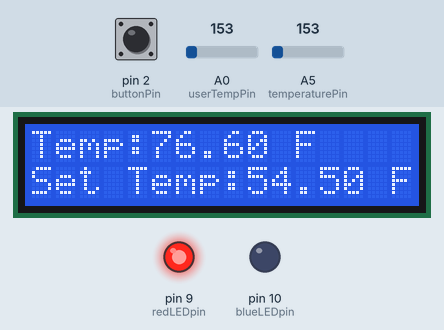
Recording of a sketch running on a simulated Arduino Uno, built with avr-gcc and run on an emulated ATmega328P. Parts: 16×2 character LCD, output pins drawn as LEDs (lit = HIGH). The inputs (shaded band) are chosen by the test bench; at power-on: pin 2 (buttonPin) LOW, A5 (temperaturePin) = 153, A0 (userTempPin) = 153.

Above: at 1.2 s.
1.3 s: pin 2 (buttonPin) pulled HIGH for 1.25 s
At 2.9 s:
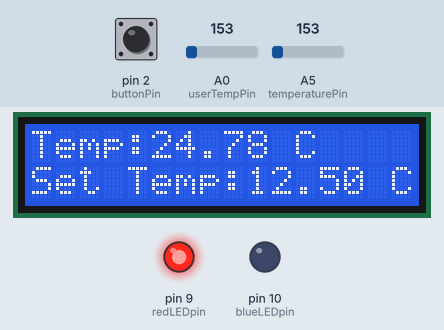
4.0 s: A5 (temperaturePin) set to 114
At 5.0 s:
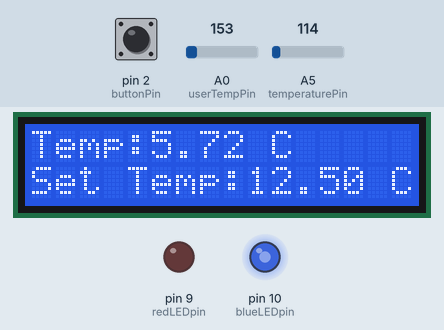
5.5 s: A0 (userTempPin) set to 221
At 7.0 s:
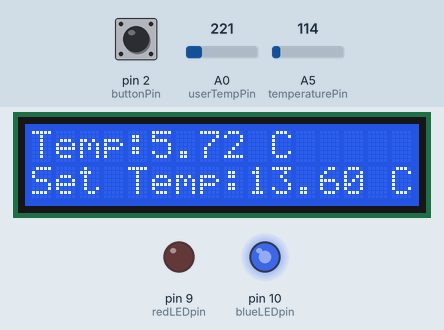
7.6 s: pin 2 (buttonPin) pulled HIGH for 1.25 s
At 9.1 s:
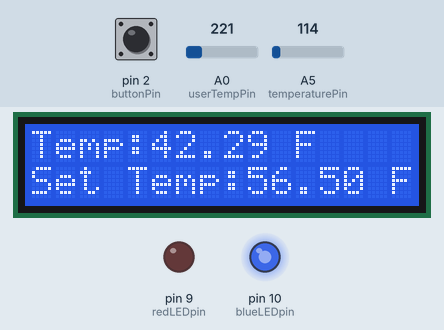
10.3 s: A0 (userTempPin) set to 191
At 12.2 s:
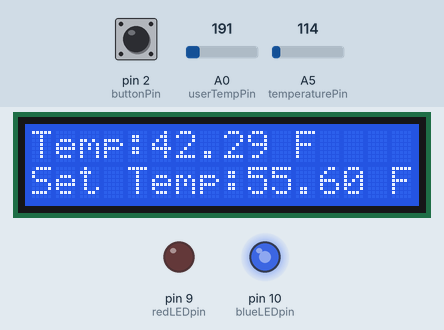
12.6 s: A5 (temperaturePin) set to 133
At 14.3 s:
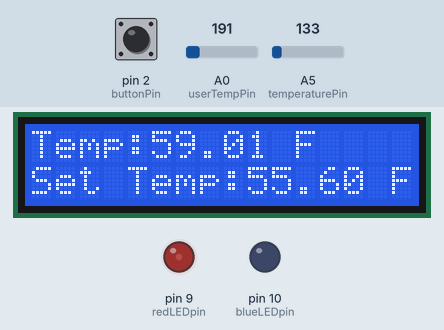
Timing chart, 0 to 15.6 s (numbered marks = the images above; inputs shaded):
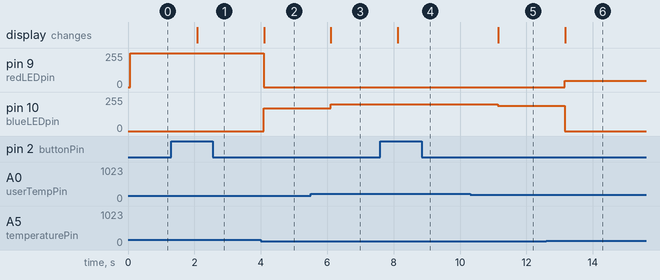

The sketch:

eeproject.ino
```cpp
#include <LiquidCrystal.h>

// Global variables
const int temperaturePin = A5; // TMP36 pin
const int userTempPin = A0; // Potentiometer pin
const int redLEDpin = 9;
const int blueLEDpin = 10;
const int buttonPin = 2;
volatile bool isCelsius = false;

LiquidCrystal lcd(11,12,4,5,6,7);

void setup()
{
  // Set pins to right mode
  pinMode(buttonPin, INPUT);
  pinMode(redLEDpin, OUTPUT);
  pinMode(blueLEDpin, OUTPUT);

  // attach interrupt to the 0 port
  attachInterrupt(0, unitChange, RISING);

  // init lcd
  lcd.begin(16,2);
}

void loop()
{
  int tempReading; // Analog reading of temperature sensor
  int userTempReading; // Analog reading of potentiometer
  float tempVoltage; // Voltage from temperature sensor
  float readTemp; // Temperature Reading from Sensor (defaulted at Celsius)
  float setTemp; // Temperature set from Potentiometer (10-26.666 C)(50-80 F)
  String tempOutput; // Temperature Output for LCD
  String setOutput; // Set Temp output for LCD

  // User's Set "room temperature" from pot
  userTempReading = analogRead(userTempPin);
  // Map to range of 10 - 26.6666 C
  setTemp = 1.0 * userTempReading / 1023 * 50 / 3 + 10;
  setTemp = oneDecimalPlace(setTemp);

  // Acutal reading to voltage from TMP36
  tempReading = analogRead(temperaturePin);
  // Map analog to voltage
  tempVoltage = 1.0 * tempReading / 1023 * 5;

  // Convert voltage to temperature
  readTemp = (tempVoltage - 0.5) * 100;

  // Find Celsius difference of two values
  float diff = readTemp - setTemp;
  // Map value to PWM where difference of (0-10) -> (0-255) PWM
  int led_pwm = diff / 10.0 * 255;
  // Make sure pwm is within 0-255 magnitude
  led_pwm = min(max(led_pwm,-255),255);

  if (diff > 0.5) // if diff of temp and set temp is positive
  {
    // Red = PWM / Blue = OFF
    analogWrite(redLEDpin,led_pwm);
    analogWrite(blueLEDpin,LOW);
  }
  else if(diff < -.5) // if diff of temp and set temp is neg
  {
    // Flip PWM value to make positive again
    led_pwm = -1.0 * led_pwm;
    // Red = OFF / Blue = PWM
    analogWrite(redLEDpin,LOW);
    analogWrite(blueLEDpin,led_pwm);
  }
  else // diff isn't bigger than threshold
  {
      // both off
      analogWrite(redLEDpin, LOW);
      analogWrite(blueLEDpin,LOW);
  }


  // Convert to farenheit or keep Celsius
  if (isCelsius)
  {
      // Make output strings
      tempOutput = String(readTemp) + " C";
      setOutput = String(setTemp) + " C";
  }
  else
  {
    readTemp = toFarenheit(readTemp);
    setTemp = toFarenheit(setTemp);
    setTemp = oneDecimalPlace(setTemp);
    // Make output strings
    tempOutput = String(readTemp) + " F";
    setOutput = String(setTemp) + " F";
  }


  // Print output to LCD
  lcd.clear();
  lcd.print("Temp:" + tempOutput);
  lcd.setCursor(0,1);
  lcd.print("Set Temp:" + setOutput);
  // Delay for 1 second
  delay(1000);
}

void unitChange()
{
  // flip boolean value
  isCelsius = !isCelsius;
}

float oneDecimalPlace(float input)
{
  // Return float value rounded to one decimal place
  return round(input * 10.0) / 10.0;
}

float toFarenheit(float celsius)
{
  // Convert using equation C * 9/5 + 32
  return (celsius * 9.0 / 5.0) + 32;
}
```

Measured:
- after the input at 1.3 s, the display: changes after 0.78 s (image 1)
- after the input at 4.0 s, pin 9 (redLEDpin): 255/255 → 0/255 after 0.09 s; pin 10 (blueLEDpin): 0/255 → 172/255 after 0.09 s; the display: changes after 0.10 s (image 2)
- after the input at 5.5 s, pin 10 (blueLEDpin): 172/255 → 200/255 after 0.61 s; the display: changes after 0.61 s (image 3)
- after the input at 7.6 s, the display: changes after 0.53 s (image 4)
- after the input at 10.3 s, pin 10 (blueLEDpin): 200/255 → 188/255 after 0.84 s; the display: changes after 0.85 s (image 5)
- after the input at 12.6 s, pin 9 (redLEDpin): 0/255 → 48/255 after 0.56 s; pin 10 (blueLEDpin): 188/255 → 0/255 after 0.56 s; the display: changes after 0.56 s (image 6)
